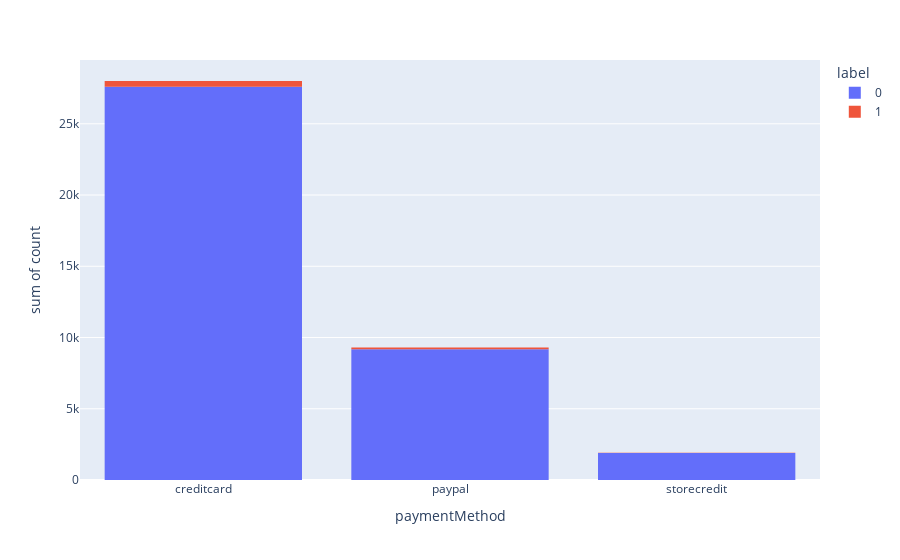

Source (notebook cell):
### Code cell
fig = px.histogram(df_grouped, y='count', x='paymentMethod', color='label')
fig.show()

### Figure 1 — Plotly figure (JSON) as saved in the notebook; plotly's stock layout.template omitted (floating-point values rounded to 4 significant figures)
{"data": [{"bingroup": "x", "histfunc": "sum", "hovertemplate": "label=0<br>paymentMethod=%{x}<br>sum of count=%{y}<extra></extra>", "legendgroup": "0", "marker": {"color": "#636efa", "pattern": {"shape": ""}}, "name": "0", "orientation": "v", "showlegend": true, "type": "histogram", "x": ["creditcard", "paypal", "storecredit"], "xaxis": "x", "y": [27594, 9174, 1893], "yaxis": "y"}, {"bingroup": "x", "histfunc": "sum", "hovertemplate": "label=1<br>paymentMethod=%{x}<br>sum of count=%{y}<extra></extra>", "legendgroup": "1", "marker": {"color": "#EF553B", "pattern": {"shape": ""}}, "name": "1", "orientation": "v", "showlegend": true, "type": "histogram", "x": ["creditcard", "paypal", "storecredit"], "xaxis": "x", "y": [410, 129, 21], "yaxis": "y"}], "layout": {"barmode": "relative", "legend": {"title": {"text": "label"}, "tracegroupgap": 0}, "margin": {"t": 60}, "xaxis": {"anchor": "y", "domain": [0, 1], "title": {"text": "paymentMethod"}}, "yaxis": {"anchor": "x", "domain": [0, 1], "title": {"text": "sum of count"}}}}
